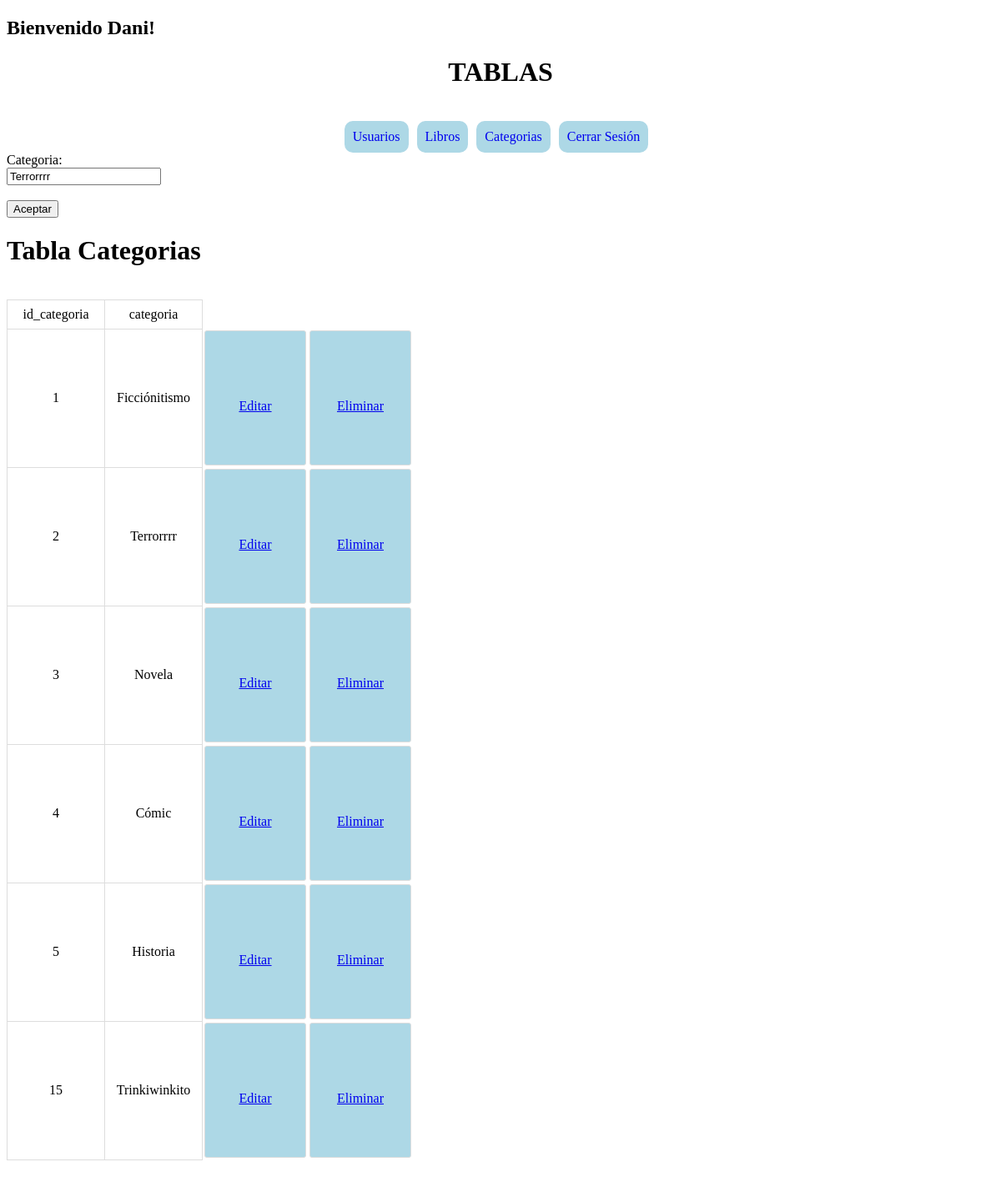
Page /libreria/Categorias.php?id_categoria=2&editar (signed in) on the committed database.
### tables this page shows
CREATE TABLE `categorias` (
  `id_categoria` int(11) NOT NULL,
  `categoria` varchar(50) DEFAULT NULL
);

### libreria/CrudCategorias.php (called while the page is built, shortened)
<?php
class Categorias{
    public function showCategoria(){
        $sqlConnection = new Connection();
        $mySQL = $sqlConnection->getConnection();
        $sql = "SELECT * FROM categorias";
        $result = $mySQL->query($sql);
        return $result->fetch_all(MYSQLI_BOTH);
    }
    public function showOneCategoria($data)
    {
        $sqlConnection = new Connection();
        $mySQL = $sqlConnection->getConnection();
        $sql = "SELECT * FROM categorias WHERE categorias.id_categoria = $data[0]";
        $result = $mySQL->query($sql);
        return $result->fetch_array(MYSQLI_BOTH);
    }
}
?>

### libreria/Categorias.php (the view, shortened to what this page needs)
<?php
require("CrudCategorias.php");
$dataBase = new Categorias();
$categorias = $dataBase->showCategoria();
?>
<!DOCTYPE html>
<html lang="en">
<head>
    <link rel="stylesheet" href="style.css">
</head>
<body>
    <?php include("menu.php")?>
<table>
        <?php if (isset($_GET["editar"])){
            $id_categoria = $_GET["id_categoria"];
            $data = [$id_categoria];
            $categoriaById = $dataBase->showOneCategoria($data);
            $categoria = $categoriaById[1];
            ?>
        <form method="post" action="<?php echo $_SERVER["PHP_SELF"];?>">
            Categoria: <br><input type="text" name="nombreCategoria" value="<?php echo $categoria;?>"><br><br>
            <input type="submit" value="Aceptar" name="enviarEditar">
        </form>
            <?php }else if($_SESSION['rol'] == "admin"){?>
                <form method="post" action="<?php echo $_SERVER["PHP_SELF"];?>">
            Categoria: <br><input type="text" name="nombreCategoria"><br><br>
            <input type="submit" value="Aceptar" name="enviar">
        </form>
                <?php }?>
    <h1>Tabla Categorias</h1>
    <br>
        <tr>
            <td>id_categoria</td>
            <td>categoria</td>
        </tr>
        <?php
foreach ($categorias as $cat) { ?>
        <tr>
            <td><?php echo $cat[0];?></td>
            <td><?php echo $cat[1];?></td>
            <?php if($_SESSION['rol'] == "admin"){?>
            <td class="edit-button"><a href="Categorias.php?id_categoria=<?php echo $cat[0];?>&editar">Editar</a></td>
            <td class="delete-button" ><a href="#" onclick="eliminarCategoria('<?php echo $cat[0];?>','<?php echo $cat[1];?>')">Eliminar</a></td>
                <?php }?>
        </tr>
        <?php }?>
    </table>
</body>
</html>

### libreria/style.css (style rules this page uses)
table { width: 100%; border-collapse: collapse; margin-bottom: 20px; }
th, td { border: 1px solid #dddddd; text-align: left; padding: 8px; }
td:last-child, th:last-child { text-align: center; }
td { width: 100px; text-align: center; }
td a { padding-top: 20px; }
.edit-button, .delete-button { padding: 5px 10px; text-decoration: none; margin: 2px; display: inline-flex; justify-content: center; align-items: center; border-radius: 3px; cursor: pointer; width: 100px; height: 150px; }
.edit-button { background-color: lightblue; color: black; text-align: center; }
.delete-button { background-color: lightblue; color: black; text-align: center; }

### rows in the picture
categorias: nombreCategoria "Terrorrrr", id_categoria "2", categoria "Terrorrrr"
categorias: id_categoria "1", categoria "Ficciónitismo"
categorias: id_categoria "3", categoria "Novela"
categorias: id_categoria "4", categoria "Cómic"
categorias: id_categoria "5", categoria "Historia"
categorias: id_categoria "15", categoria "Trinkiwinkito"

### other values in the picture
$_SESSION['usuario'] "Dani"
